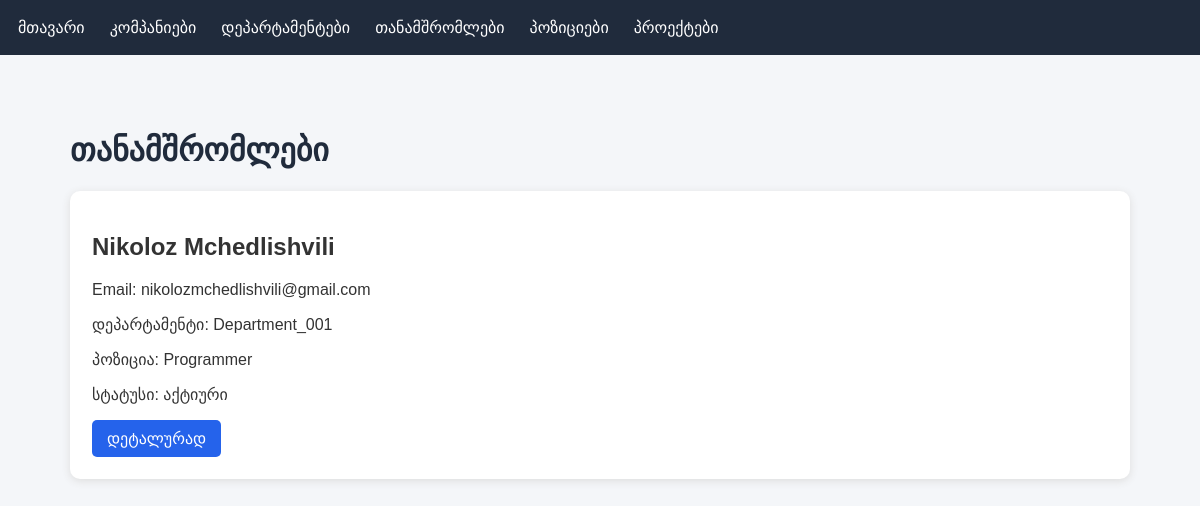
/employees/, run on the app's committed database.
### first_app/models.py (models this page shows, shortened)
class Employee(models.Model):
    first_name = models.CharField(max_length=150)
    last_name = models.CharField(max_length=150)
    email = models.EmailField(unique=True)
    is_active = models.BooleanField(default=True)
    department = models.ForeignKey(Department, on_delete=models.CASCADE, related_name='employees')
    position = models.ForeignKey(Position, on_delete=models.CASCADE, related_name='employees')

class Department(models.Model):
    name = models.CharField(max_length=150)
    description = models.TextField()
    company = models.ForeignKey(Company, on_delete=models.CASCADE, related_name='departments')

class Position(models.Model):
    title = models.CharField(max_length=150)
    salary = models.IntegerField()
    description = models.TextField()

### first_app/views.py (the view)
# urls.py: path('employees/', views.employee_list, name='employee_list'),
def employee_list(request):
    employees = Employee.objects.select_related(
        'department', 'position'
    ).all()
    return render(request, 'employee_list.html', {
        'employees': employees
    })

### first_app/templates/employee_list.html (shortened to what this page needs)
{% extends 'base.html' %}
{% block content %}
<h1>თანამშრომლები</h1>
{% for employee in employees %}
<div class="card">
    <h2>{{ employee.first_name }} {{ employee.last_name }}</h2>
    <p>Email: {{ employee.email }}</p>
    <p>დეპარტამენტი: {{ employee.department.name }}</p>
    <p>პოზიცია: {{ employee.position.title }}</p>
    <p>
        სტატუსი:
        {% if employee.is_active %}
            აქტიური
        {% else %}
            არააქტიური
        {% endif %}
    </p>
    <a href="{% url 'employee_detail' employee.id %}" class="btn">
        დეტალურად
    </a>
</div>
{% empty %}
<p>თანამშრომლები არ არის დამატებული.</p>
{% endfor %}
{% endblock %}

### first_app/templates/base.html (style rules this page uses)
* { box-sizing: border-box; }
body { margin: 0; font-family: Arial, sans-serif; background: #f4f6f9; color: #333; }
.card { background: white; padding: 22px; margin-bottom: 15px; border-radius: 10px; box-shadow: 0 2px 8px #ddd; }
h1 { color: #202b3c; }
.btn { display: inline-block; background: #2563eb; color: white; padding: 9px 15px; border-radius: 5px; text-decoration: none; }

### data on the page
Employee: first_name "Nikoloz", last_name "Mchedlishvili", email "nikolozmchedlishvili@gmail.com", department.name "Department_001", position "Programmer", is_active "აქტიური"
